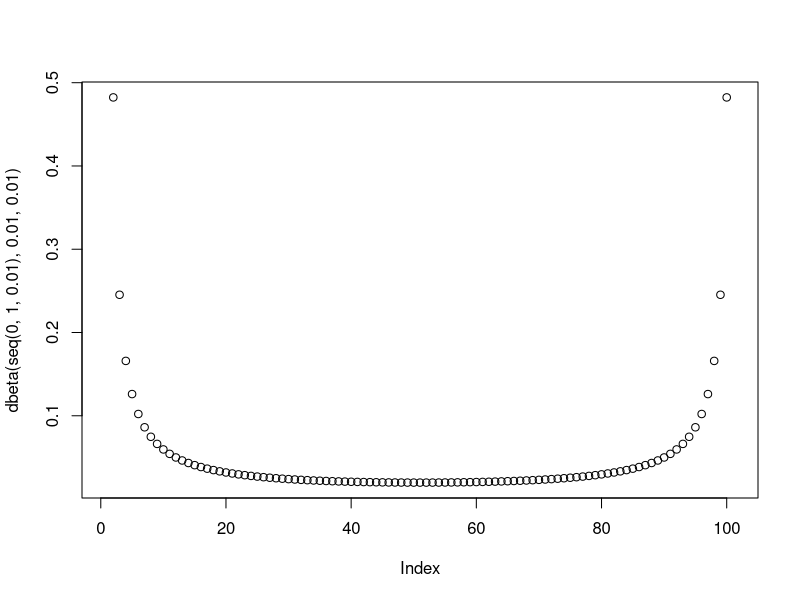

The R script that drew this image:
library(numDeriv)
n <- c(38,34,125)
l <- function(p)
{
  n[1]*log(1/2-p/2) + n[2]*log(p/4) + n[3]/(1/2+p/4)
}

deriv <- function(f,x,h=0.001)
{
  (f(x+h) - f(x))/h
}

dldp <- function(p)
{
  deriv(l,p)
}

newton_method <- function(f,dfdx,x0,eps,debug=T)
{
  n <- 0
  repeat
  {
    
    x1 <- x0 - f(x0) / dfdx(x0)
    n <- n + 1
    
    if (debug==T) { cat("iteration=",n," x=",x1,"\n") }
    
    #if(abs(x1 - x0) < eps)
    #{
    #  break
    #}
    x0 <- x1
    if (n == 10)
      break
  }
  
  list(root=x0,iter=n)
}

sol <- newton_method(l,dldp,0.5,1e-3)
print(sol)



plot(dbeta(seq(0,1,.01),.01,.01))
